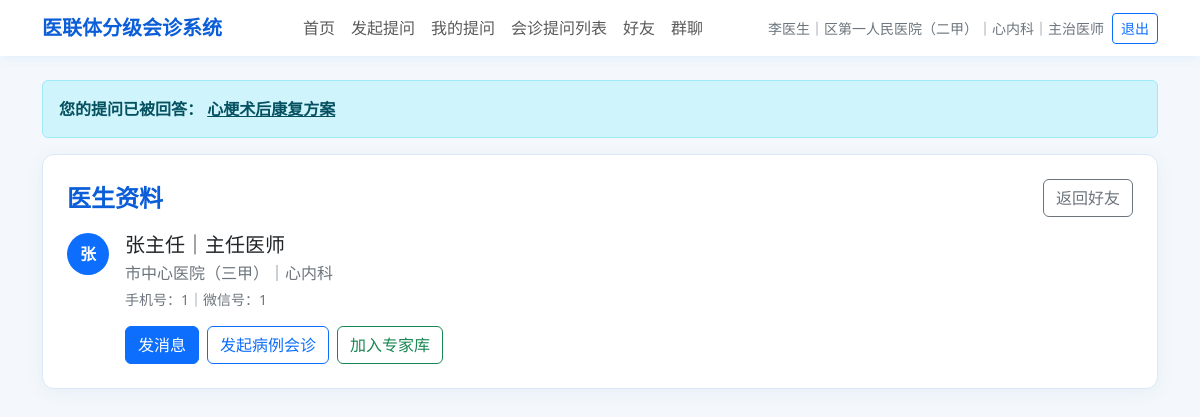
Screenshot of /friends/1/profile (signed in) with the database file from the repository.
### tables this page shows
CREATE TABLE users (
                    id INTEGER PRIMARY KEY AUTOINCREMENT,
                    name TEXT,
                    password TEXT,
                    hospital_id INTEGER,
                    department TEXT,
                    role TEXT DEFAULT '医生'
                , phone TEXT DEFAULT '', wechat_id TEXT DEFAULT '', title TEXT DEFAULT '', avatar TEXT DEFAULT '');

CREATE TABLE hospitals (
                    id INTEGER PRIMARY KEY AUTOINCREMENT,
                    name TEXT,
                    parent_id INTEGER,
                    path TEXT,
                    level INTEGER
                );

CREATE TABLE consultations (
                    id INTEGER PRIMARY KEY AUTOINCREMENT,
                    title TEXT,
                    content TEXT,
                    asker_id INTEGER,
                    asker_hospital_id INTEGER,
                    asker_department TEXT,
                    target_hospital_id INTEGER,
                    visible_levels TEXT,
                    status TEXT,
                    reply_content TEXT,
                    replier_id INTEGER,
                    replier_department TEXT,
                    attachment_path TEXT,
                    attachment_name TEXT,
                    reply_attachment_path TEXT,
                    reply_attachment_name TEXT,
                    create_time TEXT,
                    reply_time TEXT
                );

### app.py (the view)
    @app.route("/friends/<int:friend_id>/profile")
    @login_required
    def friend_profile(current_user: Dict[str, Any], friend_id: int):
        profile = get_doctor_profile(friend_id)
        if profile is None:
            abort(404)
        conn = get_connection()
        try:
            expert = conn.execute(
                """
                SELECT id FROM expert_library
                WHERE user_id = ? AND expert_user_id = ?
                """,
                (current_user["id"], friend_id),
            ).fetchone()
        finally:
            conn.close()
        return render_template(
            "friend_profile.html",
            profile=profile,
            relation_status=get_relation_status(current_user["id"], friend_id),
            is_expert=expert is not None,
        )

### app.py (called while the page is built)
def get_connection(db_path: Optional[Path] = None) -> sqlite3.Connection:
    if db_path is None:
        db_path = DB_PATH
    conn = sqlite3.connect(db_path)
    conn.row_factory = sqlite3.Row
    return conn

def row_to_dict(row: Optional[sqlite3.Row]) -> Optional[Dict[str, Any]]:
    if row is None:
        return None
    return dict(row)

def get_user_with_hospital(user_id: int) -> Optional[Dict[str, Any]]:
    conn = get_connection()
    try:
        row = conn.execute(
            """
            SELECT
                u.id AS id,
                u.name AS name,
                u.phone AS phone,
                u.wechat_id AS wechat_id,
                u.title AS title,
                u.avatar AS avatar,
                u.department AS department,
                u.role AS role,
                h.id AS hospital_id,
                h.name AS hospital_name,
                h.path AS hospital_path,
                h.level AS hospital_level
            FROM users u
            JOIN hospitals h ON u.hospital_id = h.id
            WHERE u.id = ?
            """,
            (user_id,),
        ).fetchone()
        return row_to_dict(row)
    finally:
        conn.close()

def get_answer_notifications(current_user: Optional[Dict[str, Any]]) -> List[sqlite3.Row]:
    if current_user is None:
        return []
    conn = get_connection()
    try:
        return conn.execute(
            """
            SELECT id, title, reply_time
            FROM consultations
            WHERE asker_id = ? AND status = '已回复'
            ORDER BY reply_time DESC, id DESC
            LIMIT 5
            """,
            (current_user["id"],),
        ).fetchall()
    finally:
        conn.close()

def avatar_text(user: Any) -> str:
    avatar = user["avatar"] if "avatar" in user.keys() else ""
    if avatar:
        return avatar
    name = user["name"] or "医"
    return name[:1]

def get_doctor_profile(user_id: int) -> Optional[sqlite3.Row]:
    conn = get_connection()
    try:
        return conn.execute(
            """
            SELECT
                u.*,
                h.name AS hospital_name,
                h.level AS hospital_level,
                h.path AS hospital_path
            FROM users u
            JOIN hospitals h ON u.hospital_id = h.id
            WHERE u.id = ?
            """,
            (user_id,),
        ).fetchone()
    finally:
        conn.close()

### templates/friend_profile.html (shortened to what this page needs)
{% extends "base.html" %}
{% block content %}
<div class="page-card p-3 p-md-4">
    <div class="d-flex justify-content-between align-items-center mb-3">
        <h1 class="h4 medical-title mb-0">医生资料</h1>
        <a class="btn btn-outline-secondary" href="{{ url_for('friends') }}">返回好友</a>
    </div>
    <div class="d-flex gap-3">
        <div class="avatar-circle">{{ avatar_text(profile) }}</div>
        <div>
            <div class="h5 mb-1">{{ profile.name }}｜{{ profile.title }}</div>
            <div class="text-secondary">{{ profile.hospital_name }}｜{{ profile.department }}</div>
            <div class="text-secondary small mt-1">手机号：{{ profile.phone }}｜微信号：{{ profile.wechat_id }}</div>
            <div class="mt-3 d-flex flex-wrap gap-2">
                {% if relation_status == 'accepted' %}
                <a class="btn btn-primary" href="{{ url_for('private_chat', friend_id=profile.id) }}">发消息</a>
                <a class="btn btn-outline-primary" href="{{ url_for('new_consultation', invite_user_id=profile.id) }}">发起病例会诊</a>
                <form method="post" action="{{ url_for('add_expert', friend_id=profile.id) }}">
                    <button class="btn btn-outline-success" type="submit" {% if is_expert %}disabled{% endif %}>
                        {% if is_expert %}已在专家库{% else %}加入专家库{% endif %}
                    </button>
                </form>
                {% else %}
                <span class="badge text-bg-secondary">当前关系：{{ relation_status or "未添加" }}</span>
                {% endif %}
            </div>
        </div>
    </div>
</div>
{% endblock %}

### templates/base.html (shortened to what this page needs)
<!doctype html>
<html lang="zh-CN">
<head>
    <link href="https://cdn.jsdelivr.net/npm/bootstrap@5.3.3/dist/css/bootstrap.min.css" rel="stylesheet">
</head>
<body>
{% if current_user %}
<nav class="navbar navbar-expand-lg bg-white sticky-top">
    <div class="container">
        <a class="navbar-brand medical-title" href="{{ url_for('home') }}">医联体分级会诊系统</a>
        <div class="collapse navbar-collapse" id="mainNavbar">
            <ul class="navbar-nav mx-auto mb-2 mb-lg-0">
                <li class="nav-item"><a class="nav-link" href="{{ url_for('home') }}">首页</a></li>
                <li class="nav-item"><a class="nav-link" href="{{ url_for('new_consultation') }}">发起提问</a></li>
                <li class="nav-item"><a class="nav-link" href="{{ url_for('my_consultations') }}">我的提问</a></li>
                {% if current_user.hospital_level in [1, 2] %}
                <li class="nav-item"><a class="nav-link" href="{{ url_for('subordinate_consultations') }}">会诊提问列表</a></li>
                {% endif %}
                <li class="nav-item">
                    <a class="nav-link" href="{{ url_for('friends') }}">
                        好友
                    </a>
                </li>
                <li class="nav-item">
                    <a class="nav-link" href="{{ url_for('groups') }}">
                        群聊
                    </a>
                </li>
            </ul>
            <div class="d-flex flex-column flex-lg-row align-items-lg-center gap-2 small text-secondary">
                <span>{{ current_user.name }}｜{{ current_user.hospital_name }}｜{{ current_user.department }}｜{{ current_user.title }}</span>
                <a class="btn btn-outline-primary btn-sm" href="{{ url_for('logout') }}">退出</a>
            </div>
        </div>
    </div>
</nav>
{% endif %}
<main class="container py-4">
    {% if current_user and answer_notifications %}
    <div class="alert alert-info" role="alert">
        <strong>您的提问已被回答：</strong>
        {% for item in answer_notifications %}
            <a class="alert-link me-2" href="{{ url_for('consultation_detail', consultation_id=item.id) }}">{{ item.title }}</a>
        {% endfor %}
    </div>
    {% endif %}
    {% block content %}{% endblock %}
</main>
</body>
</html>

### templates/base.html (style rules this page uses)
body { background: #f4f8fc; }
.navbar { box-shadow: 0 2px 10px rgba(13, 110, 253, 0.08); }
.page-card { background: #fff; border: 1px solid #dbe8f6; border-radius: 12px; box-shadow: 0 4px 18px rgba(35, 80, 130, 0.06); }
.medical-title { color: #0b5ed7; font-weight: 700; }
.avatar-circle { width: 42px; height: 42px; border-radius: 50%; background: #0d6efd; color: #fff; display: inline-flex; align-items: center; justify-content: center; font-weight: 700; flex: 0 0 auto; }

### rows the page displays
users: name "李医生", department "心内科", title "主治医师"
hospitals: hospital_name "区第一人民医院（二甲）"
consultations: title "心梗术后康复方案"
users: name "张主任", title "主任医师", department "心内科", phone "1", wechat_id "1"
hospitals: hospital_name "市中心医院（三甲）"

### other values shown
{{ avatar_text(profile) }} "张"
